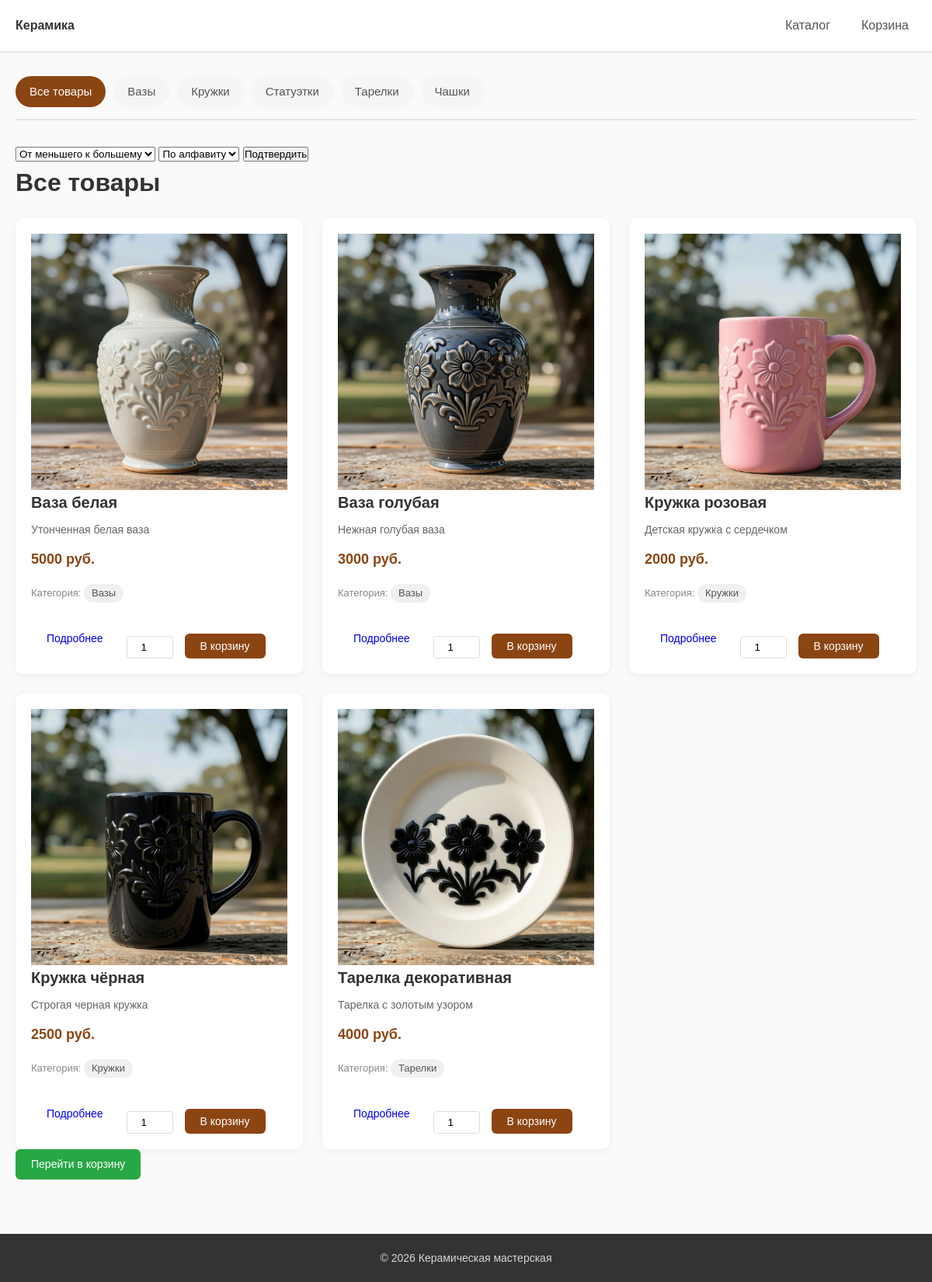
/catalog, run on the app's committed database.
### tables this page shows
CREATE TABLE categories (
    id INTEGER PRIMARY KEY AUTOINCREMENT,
    name TEXT NOT NULL UNIQUE,
    slug TEXT NOT NULL UNIQUE,
    description TEXT
    );

CREATE TABLE products (
    id TEXT PRIMARY KEY,
    name TEXT NOT NULL,
    description TEXT,
    price INTEGER NOT NULL,
    img TEXT,
    category_id INTEGER,
    FOREIGN KEY (category_id) REFERENCES categories(id)
    );

### routes/main.py (the view)
@main_bp.route("/catalog")
def catalog():
    category_slug = request.args.get('category')
    sort_by = request.args.get("sort_by", "name")
    order = request.args.get("order", "ASC").upper()
    products = get_all_products(category_slug, sort_by, order)
    categories = get_all_categories()
    current_category = None
    if category_slug:
        current_category = get_category_by_slug(category_slug)
        if not current_category:
            flash("Категория не найдена", "error")
            return redirect(url_for('catalog'))
    return render_template("catalog.html",
                           products=products,
                           categories=categories,
                           current_category=current_category,
                           current_sort=sort_by,
                           current_order=order,
                           category_slug=category_slug)

### app.py (called while the page is built)
@app.context_processor
def inject_cart_count():
    cart = session.get("cart", {})
    return {"cart_count": sum(cart.values())}

### db.py (called while the page is built)
def get_db_connection():
    conn = sqlite3.connect("shop.db")
    conn.row_factory = sqlite3.Row
    return conn

def get_all_products(category_slug=None, sort_by='name', order='ASC'):
    conn = get_db_connection()
    query = """SELECT products.*, categories.name AS category_name, categories.slug AS category_slug
            FROM products
            LEFT JOIN categories
            ON products.category_id = categories.id"""
    params = []
    if category_slug:
        query += " WHERE categories.slug = ?"
        params.append(category_slug)
    allowed_sort_fields = {'name': 'products.name', 'price': 'products.price'}
    sort_field = allowed_sort_fields.get(sort_by, 'products.name')
    allowed_sort_orders = ('ASC', 'DESC')
    order = order.upper() if order.upper() in allowed_sort_orders else 'ASC'
    query += f" ORDER BY {sort_field} {order}"
    products = conn.execute(query, params).fetchall()
    conn.close()
    return products

def get_all_categories():
    conn = get_db_connection()
    categories = conn.execute("SELECT * FROM categories ORDER BY name").fetchall()
    conn.close()
    return categories

### templates/catalog.html (shortened to what this page needs)
{% extends 'base.html' %}
{% block content %}
	<div class="category-nav">
		<a href="{{url_for('main.catalog')}}" class="category-link {% if not current_category %}active{% endif %}">Все товары</a>
		{% for category in categories %}
			<a href="{{url_for('main.catalog', category=category.slug, sort_by=current_sort, order=current_order)}}"
				class="category-link {% if current_category and current_category.id == category.id %}active{% endif %}">
				{{category.name}}
			</a>
		{% endfor %}
	</div>
	<form action="{{url_for('main.catalog')}}" method="get">
		<select name="order" id="order">
			<option value="ASC" {% if current_order == 'ASC' %}selected{% endif %}>От меньшего к большему</option>
		</select>
		<select name="sort_by" id="">
			<option value="name" {% if current_sort == 'name' %}selected{% endif %}>По алфавиту</option>
		</select>
		<button type="submit">Подтвердить</button>
	</form>
	{% if current_category %}
		<h1 class="page-title">{{current_category.name}}</h1>
		{% if current_category.description %}
			<p class="category-description">{{current_category.description}}</p>
		{% endif %}
	{% else %}
		<h1 class="page-title">Все товары</h1>
	{% endif %}
	<div class="product-grid">
		{% for product in products %}
			<div class="product-card">
				{% if product.img %}
					<img src="{{product.img}}" alt="{{product.name}}" class="product-image">
				{% endif %}
				<h3 class="product-title">{{product.name}}</h3>
				<p class="product-description">{{product.description}}</p>
				<p class="product-price">{{product.price}} руб.</p>
				{% if product.category_name %}
					<p class="product-category">
						Категория:
						<a href="{{url_for('main.catalog', category=product.category_slug)}}" class="category-link">
							{{product.category_name}}
						</a>
					</p>
				{% endif %}
				<div class="product-actions">
					<a href="{{url_for('product_page', product_id=product.id)}}" class="btn btn-secondary">Подробнее</a>
					<form action="{{url_for('add_to_cart_route', product_id=product.id)}}" method="post" class="add-to-cart-form">
						<input type="number" name="quantity" min="1" value="1" class="quantity-input">
						<button type="submit" class="btn btn-primary">В корзину</button>
					</form>
				</div>
			</div>
		{% endfor %}
	</div>
	<div class="catalog-footer">
		<a href="{{url_for('show_cart')}}" class="btn btn-success">Перейти в корзину</a>
	</div>
{% endblock %}

### templates/base.html (shortened to what this page needs)
<!DOCTYPE html>
<html lang="en">
<head>
	<link rel="stylesheet" href="{{ url_for('static', filename='css/style.css') }}">
</head>
<body>
	<header class="main-header">
		<div class="container">
			<div class="header-inner">
				<a href="{{url_for('main.index')}}" class="logo">Керамика</a>
				<nav class="main-nav">
					<ul class="nav-list">
						<li class="nav-item">
							<a href="{{url_for('main.catalog')}}" class="nav-link">Каталог</a>
						</li>
						<li class="nav-item">
							<a href="{{url_for('show_cart')}}" class="nav-link cart-link">
								Корзина
							</a>
						</li>
					</ul>
				</nav>
			</div>
		</div>
	</header>
	<main class="main-content">
		<div class="container">
			{% block content %}
			{% endblock %}
		</div>
	</main>
	<footer class="main-footer">
		<div class="container">
			<p class="footer-text">&copy; 2026 Керамическая мастерская</p>
		</div>
	</footer>
</body>
</html>

### static/css/style.css (style rules this page uses)
* { margin: 0; padding: 0; box-sizing: border-box; }
body { font-family: Arial, Helvetica, sans-serif; line-height: 1.6; color: #333; background: #fafafa; }
.container { min-width: 1200px; margin: 0 auto; padding: 0 20px; }
.main-header { background: #fff; border-bottom: 2px solid #e5e5e5; padding: 15px 0; }
.header-inner { display: flex; justify-content: space-between; align-items: center; flex-wrap: wrap; }
.logo { font-style: 28px; font-weight: bold; text-decoration: none; color: #333; transition: color 0.2s; }
.main-nav { display: flex; align-items: center; }
.nav-list { display: flex; list-style: none; gap: 20px; align-items: center; }
.nav-link { text-decoration: none; color: #555; font-weight: 500; padding: 5px 10px; border-radius: 4px; transition: background 0.2s, color 0.2s; }
.cart-link { position: relative; display: flex; align-items: center; gap: 5px; }
.main-content { min-height: 70vh; padding: 30px 0; }
.main-footer { background: #333; color: #fff; padding: 20px 0; margin-top: 40px; text-align: center; }
.footer-text { font-size: 14px; opacity: 0.8; }
.product-grid { display: grid; grid-template-columns: repeat(auto-fill, minmax(280px, 1fr)); gap: 25px; margin-top: 20px; }
.product-card { background: #fff; border-radius: 10px; padding: 20px; box-shadow: 0 2px 10px rgba(0, 0, 0, 0.06); transition: box-shadow 0.3s; display: flex; flex-direction: column; }
.product-title { font-size: 20px; margin-bottom: 8px; }
.product-description { color: #666; font-size: 14px; flex-grow: 1; }
.product-price { font-weight: bold; font-size: 18px; color: #8b4513; margin: 12px 0; }
.product-actions { display: flex; align-items: center; gap: 10px; flex-wrap: wrap; margin-top: 10px; }
.product-actions .btn { flex-shrink: 0; }
.btn { display: inline-block; padding: 8px 20px; border: none; border-radius: 6px; cursor: pointer; font-size: 14px; font-weight: 500; text-decoration: none; text-align: center; transition: background 0.2s transform 0.1s; }
.btn-primary { background: #8b4513; color: #fff; }
.btn-success { background: #28a745; color: #fff; }
.quantity-input { width: 60px; padding: 6px; border: 1px solid #ddd; border-radius: 4px; text-align: center; }
.add-to-cart-form { display: flex; align-items: flex-end; gap: 15px; flex-wrap: wrap; margin-top: 20px; }
.category-nav { display: flex; flex-wrap: wrap; gap: 10px; margin-bottom: 30px; padding-bottom: 15px; border-bottom: 2px solid #e5e5e5; }
.category-link { padding: 8px 18px; background: #f5f5f5; border-radius: 20px; text-decoration: none; color: #555; font-size: 15px; transition: background 0.2s, color 0.2s; }
.category-link.active { background: #8B4513; color: #fff; }
.product-category { font-size: 13px; color: #888; margin: 5px 0 10px; }
.product-category .category-link { font-size: 13px; padding: 2px 10px; background: #f0f0f0; border-radius: 12px; display: inline-block; }

### data on the page
categories: name "Вазы"
categories: name "Кружки"
categories: name "Статуэтки"
categories: name "Тарелки"
categories: name "Чашки"
products: img (picture), name "Ваза белая", description "Утонченная белая ваза", price "5000", category_name "Вазы"
products: img (picture), name "Ваза голубая", description "Нежная голубая ваза", price "3000", category_name "Вазы"
products: img (picture), name "Кружка розовая", description "Детская кружка с сердечком", price "2000", category_name "Кружки"
products: img (picture), name "Кружка чёрная", description "Строгая черная кружка", price "2500", category_name "Кружки"
products: img (picture), name "Тарелка декоративная", description "Тарелка с золотым узором", price "4000", category_name "Тарелки"
